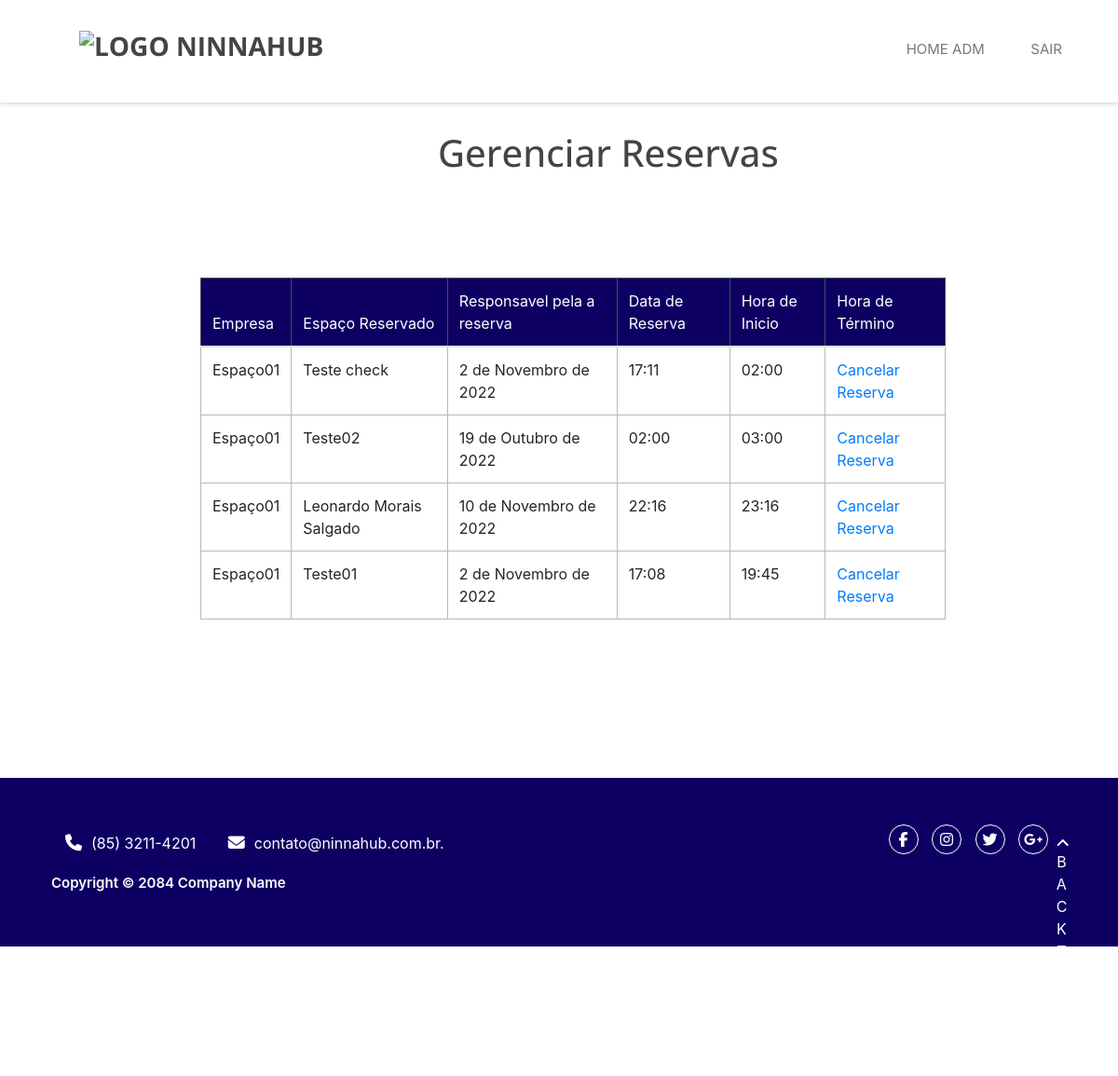
Page /adm/gerenciar_reserva/ (signed in) on the committed database.
### reserva/models.py (models this page shows, shortened)
class Registro(models.Model):
    MANTENEDOR_CHOICES = (
        ('Mantenedor', 'Mantenedor'),
        ('Residente Startup', 'Residente Startup'),
        ('Time Operacional', 'Time Operacional'),
    )
    EVENTO_CHOICES = (
        ('Espaço01', 'Espaço01'),
        ('Espaço02', 'Espaço02'),
        ('Espaço03', 'Espaço03'),
    )
    agente = models.CharField(max_length=30)
    mantenedor = models.CharField(max_length=30, choices=MANTENEDOR_CHOICES)
    empresa = models.CharField(max_length=30)
    email = models.EmailField(max_length=254)
    telefone = models.CharField(max_length=30)
    cpf = CPFField('cpf')
    cnpj = CNPJField('CNPJ')
    nome_evento = models.CharField(max_length=300)
    descricao = models.TextField(max_length=1000)
    lista_participantes = models.FileField(upload_to='lista_participantes/%Y/%m/%d/', blank=True)
    espacos = models.CharField(max_length=30, choices=EVENTO_CHOICES, default='Espaço01')
    data_reserva = models.DateField()
    hora_inicio = models.TimeField()
    hora_fim = models.TimeField()
    confirmacao_email = models.BooleanField(default=False)

### administrador/views.py (the view)
# urls.py: path('gerenciar_reserva/', views.gerenciar_reserva, name='gerenciar_reserva'),
@login_required(login_url='/adm/login')
def gerenciar_reserva(request):
    registros = {'registros': Registro.objects.all()}
    return render(request, 'gerenciar_reserva.html', registros)

### administrador/templates/gerenciar_reserva.html (shortened to what this page needs)
{% extends 'base.html' %}
{% load static %}
{% block 'body' %}
{% include 'partials/_navbar-adm.html' %}
<main class="main-gerenciar-reserva">
    <h1 class="h1-gerenciar">Gerenciar Reservas</h1>
    <table class="table">
        <thead class="table-dark">
          <tr>
            <th>Empresa</th>
            <th>Espaço Reservado</th>
            <th>Responsavel pela a reserva</th>
            <th>Data de Reserva</th>
            <th>Hora de Inicio</th>
            <th>Hora de Término</th>
          </tr>
        </thead>
        <tbody>
        {%for registro in registros %}
            <tr class="borda-table">
                <td>{{registro.espacos}}</td>
                <td>{{registro.agente}}</td>
                <td>{{registro.data_reserva}}</td>
                <td>{{registro.hora_inicio}}</td>
                <td>{{registro.hora_fim}}</td>
                <td><a href="{% url 'cancelar_reserva' registro.id %}">Cancelar Reserva</a></td>
            </tr>
            {%endfor%}
        </tbody>
      </table>
</main>
   {% include 'partials/_footer.html' %}
{% endblock %}

### templates/base.html (shortened to what this page needs)
{% load static %}
<!DOCTYPE html>
<html lang="pt-br">
<head>
    <link href="{% static 'reserva/bootstrap/css/bootstrap.css' %}" rel="stylesheet" media="screen">
    <link rel="stylesheet" href="{% static 'reserva/css/misc.css' %}">
    <link rel="stylesheet" href="{% static 'reserva/css/animate.css' %}">
    <link rel="stylesheet" href="{% static 'reserva/css/main.css' %}">
    <link rel="stylesheet" href="{% static 'reserva/css/base.css'%}">
    <link rel="stylesheet" href="{% static 'reserva/css/style.css'%}">
    <link rel="stylesheet" href="{% static 'reserva/css/descrição.css'%}">
    <link rel="stylesheet" href="{% static 'reserva/css/login.css'%}">
    <link rel="stylesheet" href="{% static 'reserva/css/gerenciar-usuario.css'%}">
    <link rel="stylesheet" href="{% static 'reserva/css/gerenciar-espaco.css'%}">
    <link rel="stylesheet" href="{% static 'reserva/css/gerenciar-reserva.css'%}">
    <link rel="stylesheet" href="{% static 'reserva/css/gerenciar-relatorios.css'%}">
    <link rel="stylesheet" href="{% static 'reserva/css/relatorio.css'%}">
    <link rel="stylesheet" href="{% static 'reserva/css/chamado.css'%}">
    <link rel="stylesheet" href="{% static 'reserva/css/admin.css'%}">
    <link rel="stylesheet" href="{% static 'reserva/css/check.css'%}"/>
    <link rel="stylesheet" href="http://use.fontawesome.com/releases/v5.7.2/css/all.css">
    <link rel="stylesheet" href="{% static 'reserva/bootstrap/css/bootstrap.min.css'%}">
    <link rel="stylesheet" href="{% static 'reserva/css/font-awesome.min.css'%}">
</head>
<body>
    {% block 'body' %}{% endblock %}
</body>
</html>

### administrador/templates/partials/_navbar-adm.html (shortened to what this page needs)
{%load static%}
<div id="home">
    <div class="site-header">
        <div class="main-header">
            <div class="container">
                <div class="row">
                    <div class="col-md-4 col-sm-4 col-xs-6">
                        <div class="logo">
                            <h1><a href="{% url 'home' %}" title="NINNA-HUB"><img src="{% static 'reserva/images/logo-nina.png' %}" alt="Logo NinnaHub" width="30%"></a></h1>
                        </div>
                    </div>
                    <div class="col-md-8 col-sm-8 col-xs-6">
                        <div class="menu text-right d-none d-md-block">
                            <ul>
                                <li><a href="{% url 'administrador' %}" class="external">Home ADM</a></li>
                                <li><a href="{% url 'login' %}" class="external">Sair</a></li>
                            </ul>
                        </div>
                    </div>
                </div>
            </div>
        </div>
    </div>
</div>

### administrador/templates/partials/_footer.html
<div class="site-footer">
    <div class="container">
        <div class="top-header">
            <div class="container">
                <div class="row">
                    <div class="col-md-6 col-sm-6">
                        <div class="left-header">
                            <span><i class="fa fa-phone"></i>(85) 3211-4201</span>
                            <span><i class="fa fa-envelope"></i>contato@ninnahub.com.br.</span>
                        </div>
                    </div>
                    <div class="col-md-6 col-sm-6">
                        <div class="right-header text-right">
                            <ul class="social-icons">
                                <li><a href="#" class="fa fa-facebook"></a></li>
                                <li><a href="#" class="fa fa-instagram"></a></li>
                                <li><a href="#" class="fa fa-twitter"></a></li>
                                <li><a href="#" class="fa fa-google-plus"></a></li>
                            </ul>
                        </div>
                    </div>
                </div>
            </div>
        </div>
        <div class="row">
            <div class="col-md-8 col-sm-8 col-xs-12">
                <p>Copyright &copy; 2084 Company Name</p>
            </div>
            <div class="col-md-4 col-sm-4 col-xs-12">
                <div class="go-top">
                    <a href="#portfolio" id="go-top">
                        <i class="fa fa-angle-up"></i>
                        Back to Top
                    </a>
                </div>
            </div>
        </div>
    </div>
</div>

### templates/static/reserva/css/main.css (style rules this page uses)
html, body, div, span, applet, object, iframe, h1, h2, h3, h4, h5, h6, p, blockquote, pre, a, abbr, acronym, address, big, cite, code, del, dfn, em, ins, kbd, q, s, samp, small, strike, strong, sub, sup, tt, var, b, u, i, center, dl, dt, dd, ol, ul, li, fieldset, form, label, legend, table, caption, tbody, tfoot, thead, tr, th, td, article, aside, canvas, details, embed, figure, figcaption, footer, header, hgroup, menu, nav, output, ruby, section, summary, time, mark, audio, video { margin: 0; padding: 0; border: 0; font-size: 100%; font: inherit; vertical-align: baseline; }
html,body { width: 100%; overflow-x: hidden; }
.row { margin-left:-85px; margin-right: -85px ; }
body { line-height: 1; }
ol, ul { list-style: none; }
table { border-collapse: collapse; border-spacing: 0; }
body { font: 13px/23px "Open Sans", sans-serif; -webkit-font-smoothing: antialiased; word-wrap: break-word; color: #777777; }
a { -webkit-transition: all 0.2s ease-in-out; -moz-transition: all 0.2s ease-in-out; -ms-transition: all 0.2s ease-in-out; -o-transition: all 0.2s ease-in-out; transition: all 0.2s ease-in-out; }
h1, h2, h3, h4, h5, h6 { font-family: "Open Sans", sans-serif; color: #444444; }
.top-header .right-header ul.social-icons, .main-header .menu ul { padding: 0; margin: 0; list-style: none; }
.top-header { background: #0e0062; color: white; padding: 10px 0; }
.top-header .left-header span { display: inline-block; margin: 8px 30px 0 0; }
.top-header .left-header span i { margin-right: 10px; font-size: 18px; }
.top-header .right-header ul.social-icons li { display: inline-block; }
.top-header .right-header ul.social-icons li a { color: white; width: 32px; height: 32px; text-align: center; line-height: 30px; border: 1px solid white; -webkit-border-radius: 16px; border-radius: 16px; margin: 0 5px; }
.main-header { position: fixed; width: 100%; height: 110px; z-index: 9999; padding: 30px 0; background: white; -webkit-box-shadow: 0 2px 4px rgba(1, 1, 1, 0.15) ; -moz-box-shadow: 0 2px 4px rgba(1, 1, 1, 0.15) ; box-shadow: 0 2px 4px rgba(1, 1, 1, 0.15) ; -webkit-transition: all 0.4s ease-in-out; -moz-transition: all 0.4s ease-in-out; -ms-transition: all 0.4s ease-in-out; -o-transition: all 0.4s ease-in-out; transition: all 0.4s ease-in-out; }
.main-header .logo { margin-top: 0px; padding-left: 40px; }
.main-header .logo h1 { font-size: 28px; font-weight: 700; text-transform: uppercase; }
.main-header .logo h1 a { color: #444444; }
.main-header .menu { margin-top: 10px; }
.main-header .menu ul li { display: inline-block; margin-left: 15px; }
.main-header .menu ul li a { text-transform: uppercase; color: #777777; font-size: 15px; padding: 8px 15px; -webkit-border-radius: 3px; border-radius: 3px; }
.site-footer { position: relative; margin-top: 100px; background-color: #0e0062; color: white; padding: 40px; padding-left: 40px ; padding-right: 40px ; width: 100%; }
.site-footer p { margin-top: 10px; }
.site-footer a { color: white; text-align: center; display: block; }
.site-footer .go-top { background: #0e0062; border-radius: 50px; width: 3%; height: 25%; top: -40px; right: 15px; position: absolute; text-transform: uppercase; }
.site-footer .go-top i { display: block; margin-top: 10px; }

### templates/static/reserva/css/base.css (style rules this page uses)
:root { --branco: #FFF; --cinza: #808080; --azul-ninna: #00257A; --azul-escuro-ninna: #001c5c; --verde-ninna: #57B952; --branco-ninna: #ECEDEE; --preto-ninna: #000; --fonte-ninna: 'Poppins', sans-serif; }

### templates/static/reserva/css/style.css (style rules this page uses)
.container { width: 80vw; margin: 0 auto; }

### templates/static/reserva/css/descrição.css (style rules this page uses)
main { margin-top: 200px; }
p { font-size: 14px; line-height: 1.50; }

### templates/static/reserva/css/login.css (style rules this page uses)
p { font-weight: 600; font-size: 15px; }
.site-footer { margin-top: 10px; }

### templates/static/reserva/css/gerenciar-usuario.css (style rules this page uses)
.main-gerenciar-reserva { margin-top: 120px; margin-bottom: 170px; margin-left: 400px; }
.table { margin-top: 80px; margin-left: -185px; margin-bottom: 200px; }
.table-dark th { background: rgb(14,0,98); border: 1px solid white; }
.borda-table td { border: 1px solid #bab8b5; }

### templates/static/reserva/css/gerenciar-espaco.css (style rules this page uses)
:root { --branco-ninna: #FFF; --verde-ninna: #57B952; --azul-ninna: #00257A; --cinza-ninna: #808080; }
* { margin: 0; padding: 0; box-sizing: border-box; }
body, input, textarea, button { font-family: 'Poppins', sans-serif; }

### templates/static/reserva/css/gerenciar-reserva.css (style rules this page uses)
.h1-gerenciar { padding-top: 20px; margin-left: 10px; }

### templates/static/reserva/css/chamado.css (style rules this page uses)
main { margin-top: 170px; margin-left: 300px; margin-bottom: 50px; }
main h1 { padding-left: 60px; padding-bottom: 30px; }

### templates/static/reserva/css/check.css (style rules this page uses)
* { margin: 0; padding: 0; }
a { text-decoration: none; }

### rows in the picture
Registro: espacos "Espaço01", agente "Teste check", data_reserva "2 de Novembro de 2022", hora_inicio "17:11", hora_fim "02:00"
Registro: espacos "Espaço01", agente "Teste02", data_reserva "19 de Outubro de 2022", hora_inicio "02:00", hora_fim "03:00"
Registro: espacos "Espaço01", agente "Leonardo Morais Salgado", data_reserva "10 de Novembro de 2022", hora_inicio "22:16", hora_fim "23:16"
Registro: espacos "Espaço01", agente "Teste01", data_reserva "2 de Novembro de 2022", hora_inicio "17:08", hora_fim "19:45"
